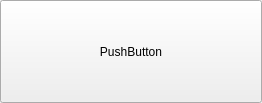
<?xml version="1.0" encoding="UTF-8"?>
<ui version="4.0">
 <class>UrlButton</class>
 <widget class="QPushButton" name="UrlButton">
  <property name="geometry">
   <rect>
    <x>0</x>
    <y>0</y>
    <width>262</width>
    <height>103</height>
   </rect>
  </property>
  <property name="windowTitle">
   <string>UrlButton</string>
  </property>
  <property name="text">
   <string>PushButton</string>
  </property>
 </widget>
 <layoutdefault spacing="6" margin="11"/>
 <resources/>
 <connections/>
</ui>
